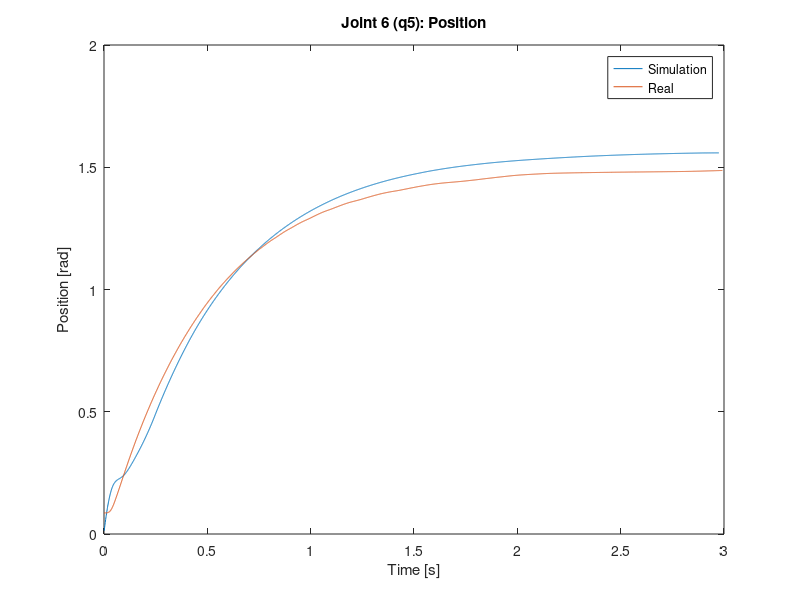

Reproduce this figure in MATLAB. (Note: this script raises an error after producing the figure.)
clc; clear; close all;

% figure export config
set(0, "DefaultFigureRenderer", "painters");

% load CSV data (first row is header)
data_sim = csvread("pd-test-gazebo-1.csv", 1, 0);
data_irl = csvread("pd-test-panda-1.csv",  1, 0);

% crop matrices (to fit length)
max_len = min(length(data_sim), length(data_irl));
data_sim(max_len + 1:end, :) = [];
data_irl(max_len + 1:end, :) = [];

% plot joint information for q5

% q5: position
figure()
hold on, box on
plot(data_sim(:, 1), data_sim(:, 7))
plot(data_irl(:, 1), data_irl(:, 7))
title("Joint 6 (q5): Position")
legend("Simulation", "Real")
xlabel("Time [s]")
ylabel("Position [rad]")

diff = abs(data_sim(:,7) - data_irl(:,7));
max_diff = max(diff)
t = data_sim(find( diff == max_diff ), 1)
e_ss = diff(end)

save_figure("img/sim-vs-real-q5-pos");

% q5: desired torque
figure()
hold on, box on
plot(data_sim(:, 1), data_sim(:, 21))
plot(data_irl(:, 1), data_irl(:, 21))
title("Joint 6 (q5): Desired Torque")
legend("Simulation", "Real")
xlabel("Time [s]")
ylabel("Torque [Nm]")

save_figure("img/sim-vs-real-q5-tau-des");

% q0-q6: all positions
figure('Renderer', 'painters', 'Position', [10 10 1000 800])
box on
tiled_plot = tiledlayout(4,2)
title(tiled_plot, "Joint Positions: Simulation vs. Real")
xlabel(tiled_plot,"Time [s]")
ylabel(tiled_plot,"Position [rad]")
tiled_plot.TileSpacing = "compact";
tiled_plot.Padding = "compact";

nexttile
title("Joint 1 (q0)")
hold on, box on
plot(data_sim(:, 1), data_sim(:, 2))
plot(data_irl(:, 1), data_irl(:, 2))

nexttile
title("Joint 2 (q1)")
hold on, box on
plot(data_sim(:, 1), data_sim(:, 3))
plot(data_irl(:, 1), data_irl(:, 3))
lgnd = legend("Simulation", "Real")

nexttile
title("Joint 3 (q2)")
hold on, box on
plot(data_sim(:, 1), data_sim(:, 4))
plot(data_irl(:, 1), data_irl(:, 4))

nexttile
title("Joint 4 (q3)")
hold on, box on
plot(data_sim(:, 1), data_sim(:, 5))
plot(data_irl(:, 1), data_irl(:, 5))

nexttile
title("Joint 5 (q4)")
hold on, box on
plot(data_sim(:, 1), data_sim(:, 6))
plot(data_irl(:, 1), data_irl(:, 6))

nexttile
title("Joint 6 (q5)")
hold on, box on
plot(data_sim(:, 1), data_sim(:, 7))
plot(data_irl(:, 1), data_irl(:, 7))

nexttile
title("Joint 7 (q6)")
hold on, box on
plot(data_sim(:, 1), data_sim(:, 8))
plot(data_irl(:, 1), data_irl(:, 8))

set(gcf, 'PaperPosition', [0 0 10 8]);
set(gcf, 'PaperSize', [10 8]);
saveas(gcf, "img/sim-vs-real-pos", "pdf");

function save_figure(filename)
    
    set(gcf, 'PaperPosition', [0 0 5 5]);
    set(gcf, 'PaperSize', [5 5]);
    saveas(gcf, filename, "pdf");

end
